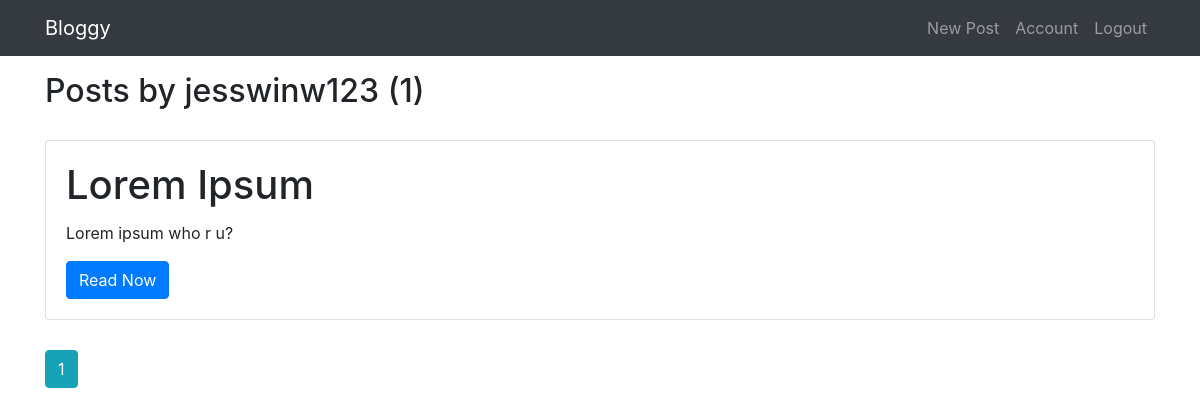
The page /user/jesswinw123 (signed in) on the database its author committed.
### bloggy/models.py (models this page shows, shortened)
class Users(db.Model,UserMixin):
    id = db.Column(db.Integer, primary_key=True)
    username = db.Column(db.String(20), unique=True, nullable=False)
    email = db.Column(db.String(120), unique=True, nullable=False)
    profile_img = db.Column(
        db.String(20), nullable=False, default='default.jpg')
    password = db.Column(db.String(60), nullable=False)
    posts = db.relationship('Posts', backref='author', lazy=True)

class Posts(db.Model):
    id = db.Column(db.Integer, primary_key=True)
    title = db.Column(db.String(100), nullable=False)
    date_posted = db.Column(db.DateTime, nullable=False,
                            default=datetime.utcnow())
    content = db.Column(db.Text, nullable=False)
    user_id = db.Column(db.Integer, db.ForeignKey('users.id'), nullable=False)

### bloggy/routes.py (the view)
@app.route("/user/<string:username>")
def user_post(username):
    page = request.args.get('page',1,type=int)
    user =  Users.query.filter_by(username=username).first_or_404()
    posts = Posts.query.filter_by(author=user).order_by(Posts.date_posted.desc()).paginate(page=page,per_page=5)
    return render_template('user_page.html', posts=posts,user=user)

### bloggy/models.py (called while the page is built)
@login_manager.user_loader
def load_user(user_id):
    return Users.query.get(int(user_id))

### bloggy/templates/user_page.html
{% extends 'layout.html' %} {% block body %}
<h2 class="mb-3">Posts by {{ user.username }} ({{ posts.total }})</h2>
{% for post in posts.items %}
<div class="card blog-card">
  <div class="card-body">
    <h1 class="card-title">{{ post.title }}</h1>
    <p class="card-text">{{ post.content }}</p>
    <a href="{{ url_for('post',post_id=post.id) }}" class="btn btn-primary">Read Now</a>
  </div>
</div>
{% endfor %}
{% for page_num in posts.iter_pages(left_edge=1,right_edge=1,left_current=1,right_current=2) %}
  {% if page_num %}
    {% if posts.page == page_num %}
      <a class="btn btn-info mb-4" href="{{ url_for('index',page=page_num) }}">{{ page_num }}</a>
    {% else %}
      <a class="btn btn-outline-info mb-4" href="{{ url_for('index',page=page_num) }}">{{ page_num }}</a>
    {% endif %}
  {% else %}
    ...
  {% endif %}
{% endfor %}
{% endblock %}

### bloggy/static/css/style.css (style rules this page uses)
.blog-card { margin: 30px 0px; }

### rows shown on the page
Users: username "jesswinw123"
Posts: title "Lorem Ipsum", content "Lorem ipsum who r u?"

### other values the page prints
{{ posts.total }} "1"
{{ page_num }} "1"
